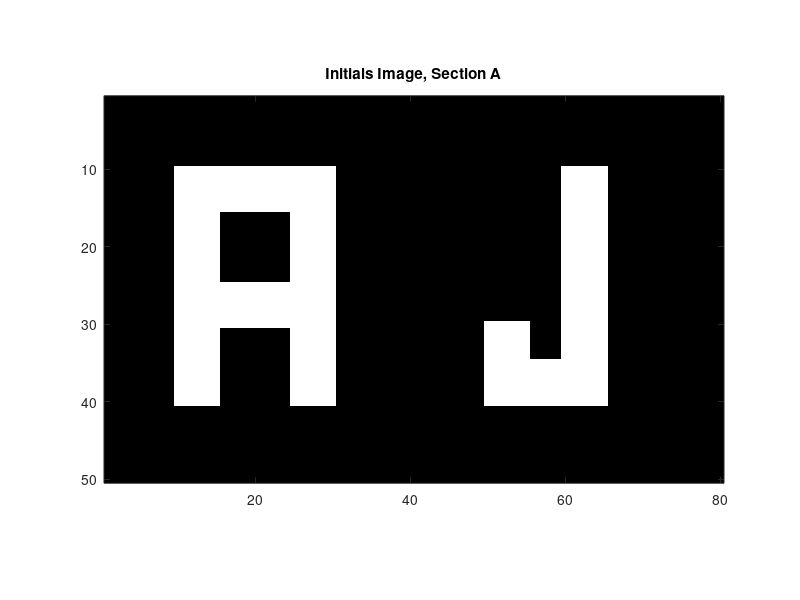
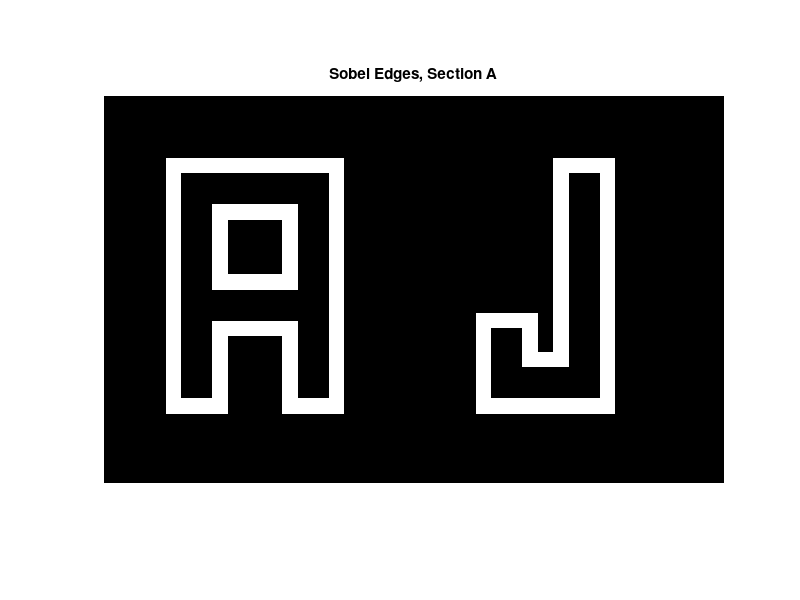
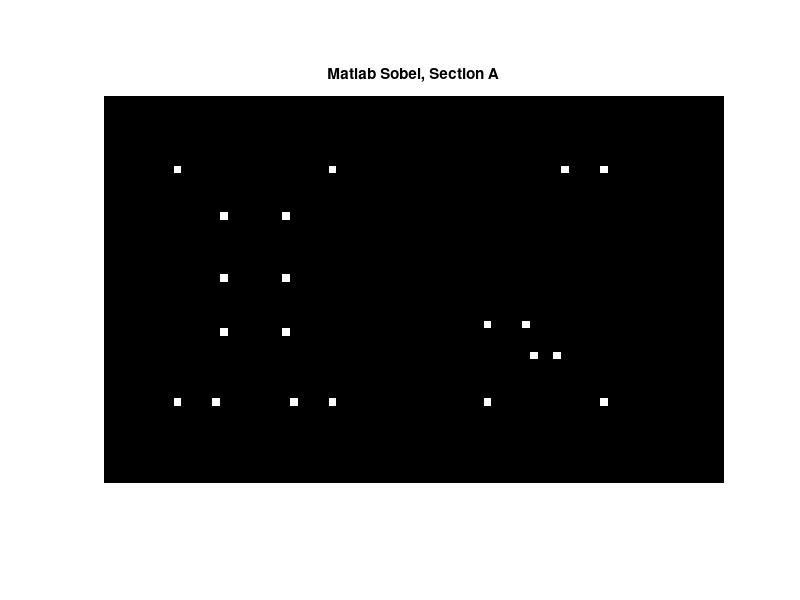
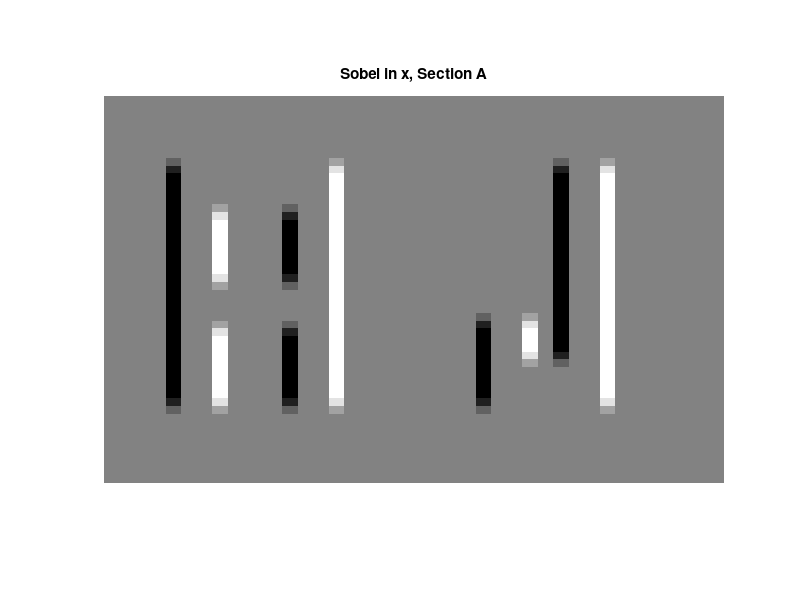

Write MATLAB code to recreate these figures, in order. (Note: this script raises an error after producing the figures.)
% Medical Imaging
% Workshop 1
% Ivan Volkov 988146 and Arun Jha 997110
% 17/03/22

%% Section A
% create the image (Q1)
Img = zeros(50, 80);

% create initials (Q2)
Img(10:40, 10:15) = 1;
Img(10:15, 10:30) = 1;
Img(10:40, 25:30) = 1;
Img(25:30, 10:30) = 1;

% Second initial
Img(10:40, 60:65) = 1;
Img(35:40, 50:65) = 1;
Img(30:35, 50:55) = 1;

% figure (Q3)
figure(1);
imagesc(Img);
colormap gray
axis image
title("Initials Image, Section A");

% Sobel edge detector (Q4)
% filter
fSx = [-1 0 1; -2 0 2; -1 0 1];
fSy = [1 2 1; 0 0 0; -1 -2 -1];

% filter application
SobXEdges = conv2(Img, fSx, 'same');
SobYEdges = conv2(Img, fSy, 'same');
SobelMagEdges = sqrt(SobXEdges.^2 + SobYEdges.^2);

% binarisation
SobelLetterEdges = (SobelMagEdges >= 1);

% display
figure(2);
imagesc(SobelLetterEdges);
colormap gray
axis image
axis off
title("Sobel Edges, Section A");

% matlab edge function (Q5)
matlabSobel = edge(Img, 'sobel');

% display
figure(3);
imagesc(matlabSobel);
colormap gray
axis image
axis off 
title("Matlab Sobel, Section A");

% A.2 question
figure;
imagesc(SobXEdges);
colormap gray
axis image
axis off
title("Sobel in x, Section A");

figure;
imagesc(SobYEdges);
colormap gray
axis image
axis off
title("Sobel in y, Section A");

%% Section B
% load the image (Q1)
ImgB = imread('NoisyBrainMRI(1).jpg');

% display 
figure(4);
imagesc(ImgB);
colormap gray
axis image
title("Original Image, Section B"); 

% convert to double (Q2)
ImgB = double(ImgB);

% Gaussian filter (Q3)
G = fspecial('gaussian', 5, 2);

% Smoothing filter (Q4)
SmoothImgB = conv2(ImgB, G, 'same');

% display (Q5)
figure(5);
imagesc(SmoothImgB);
colormap gray
axis image
title("Filtered Image, Section B");

% downsampling (Q6)
DownImgB = ImgB(1:10:end, 1:10:end);

% display (Q7)
figure(6);
imagesc(DownImgB);
colormap gray
axis image
title("Downsampled Original Image, Section B");

% downsampling the filtered (Q8)
DownSmooth = SmoothImgB(1:10:end, 1:10:end);

% display (Q9)
figure(7);
imagesc(DownSmooth);
colormap gray
axis image
title("Downsampled Filtered Image, Section B");

%% Secition C
% load file (Q1)
load('Kiwi.mat');

% display
figure(8);
imagesc(Kiwi);
colormap gray
axis image
title("Original Image, Section C");

% Gaussian filter (Q2)
G2 = fspecial('gaussian', 3, 1);

% filtered image (Q3)
KiwiFilt = conv2(Kiwi, G2, 'same');

% display (Q4)
figure(9);
imagesc(KiwiFilt);
colormap gray
axis image
title("Filtered Image, Section C");

% unsharp masking (Q5)
alpha1 = 0.5;
alpha2 = 2;
I1 = Kiwi + alpha1.*(Kiwi - KiwiFilt);
I2 = Kiwi + alpha2.*(Kiwi - KiwiFilt);

% display (Q6)
figure(10);
imagesc(I1);
colormap gray
axis image
title("Unsharp Masking alpha=0.5, Section C");

figure(11);
imagesc(I2);
colormap gray
axis image
title("Unsharp Masking alpha=2, Section C");

% Original SNR (Q7)
oristd = std2(Kiwi(1:5, 1:5));
oriA = mean2(Kiwi(40:44, 60:64));
oriSNR = oriA/oristd;

% Gaussian SNR
gstd = std2(KiwiFilt(1:5, 1:5));
gA = mean2(KiwiFilt(40:44, 60:64));
gSNR = gA/gstd;

% alpha1 SNR
a1std = std2(I1(1:5, 1:5));
a1A = mean2(I1(40:44, 60:64));
a1SNR = a1A/a1std;

% alpha2 SNR
a2std = std2(I2(1:5, 1:5));
a2A = mean2(I2(40:44, 60:64));
a2SNR = a2A/a2std;

%% Section D
% load the image (Q1)
ImgD = imread('Texture(1).jpg');

% convert to gary scale
ImgD = mean(ImgD, 3);

% display
figure(12);
imagesc(ImgD);
colormap gray
axis image
title("Original Image, Section D");

% FFT (Q2)
FTImg = fftshift(fft2(ImgD));
FTMag = log10(abs(FTImg));

% display (Q3)
figure(13);
imagesc(FTMag);
colormap gray
axis image
title("Magnitude Spectrum, Section D");

% display Zoomed in (Q4)
figure(14);
imagesc(FTMag);
axis image
axis([611 810 366 565]);
colormap gray
title("Zoomed In Magnitude Spectrum, Section D");

% average filter (Q5)
FilterD = ones(1, 30);

% filter image
FiltImgD = conv2(ImgD, FilterD, 'same');

% display (Q6)
figure(15);
imagesc(FiltImgD);
colormap gray
axis image
title("Filtered Image, Section D");

% FFT for smoothed (Q7)
FTImg2 = fftshift(fft2(FiltImgD));
FTMag2 = log10(abs(FTImg2));

% display
figure(16);
imagesc(FTMag2);
colormap gray
axis image
title("Magnitude Spectrum, Section D");

% display Zoomed in
figure(17);
imagesc(FTMag2);
axis image
axis([611 810 366 565]);
colormap gray
title("Zoomed In Magnitude Spectrum, Section D");
